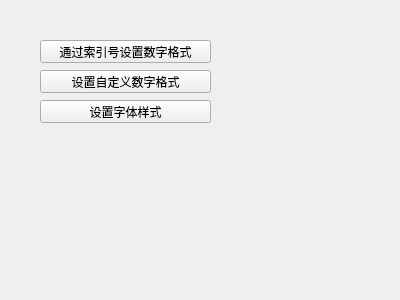
<?xml version="1.0" encoding="UTF-8"?>
<ui version="4.0">
 <class>Test7</class>
 <widget class="QWidget" name="Test7">
  <property name="geometry">
   <rect>
    <x>0</x>
    <y>0</y>
    <width>400</width>
    <height>300</height>
   </rect>
  </property>
  <property name="windowTitle">
   <string>Form</string>
  </property>
  <widget class="QPushButton" name="pushButton">
   <property name="geometry">
    <rect>
     <x>40</x>
     <y>40</y>
     <width>171</width>
     <height>23</height>
    </rect>
   </property>
   <property name="text">
    <string>通过索引号设置数字格式</string>
   </property>
  </widget>
  <widget class="QPushButton" name="pushButton_2">
   <property name="geometry">
    <rect>
     <x>40</x>
     <y>70</y>
     <width>171</width>
     <height>23</height>
    </rect>
   </property>
   <property name="text">
    <string>设置自定义数字格式</string>
   </property>
  </widget>
  <widget class="QPushButton" name="pushButton_3">
   <property name="geometry">
    <rect>
     <x>40</x>
     <y>100</y>
     <width>171</width>
     <height>23</height>
    </rect>
   </property>
   <property name="text">
    <string>设置字体样式</string>
   </property>
  </widget>
 </widget>
 <resources/>
 <connections/>
</ui>
